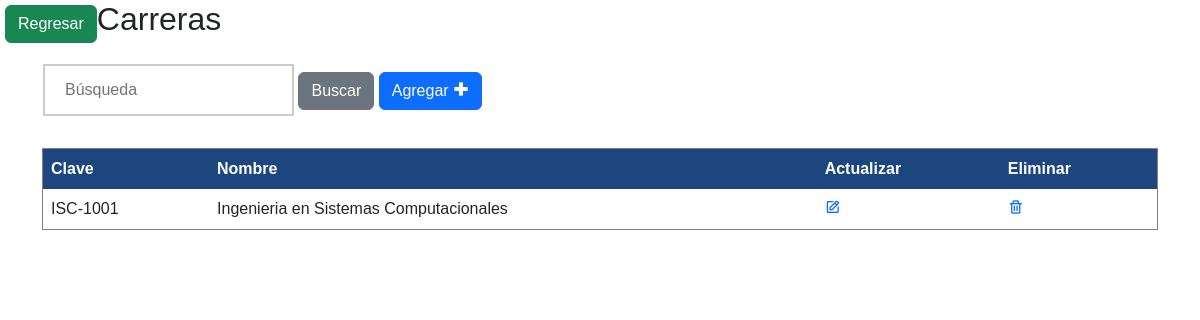
Page /tablaCarreras.php on the committed database.
### tables this page shows
CREATE TABLE IF NOT EXISTS `carreras` (
  `clave_carrera` varchar(10) NOT NULL,
  `nombre_carrera` text NOT NULL,
  PRIMARY KEY (`clave_carrera`)
);

### config.php (called while the page is built, shortened)
<?php
$basededatos = "baseaulas";
?>

### tablaCarreras.php (the view, shortened to what this page needs)
<?php
	if(isset($_POST['search']))
	{
		$valueToSearh = $_POST['valueToSearh'];
		$query = "SELECT * FROM carreras WHERE clave_carrera LIKE '%".$valueToSearh."%' OR nombre_carrera LIKE '%".$valueToSearh."%'";
		$result = filterRecord($query);
	}
	else
	{
		$query = "SELECT *FROM carreras";
		$result = filterRecord($query);
	}
	function filterRecord($query)
	{
		include("config.php");
		$filter_result = mysqli_query($mysqli, $query);
		return $filter_result;
	}
?>
<!DOCTYPE html>
<html lang="en">
<head>
    <link href='https://unpkg.com/boxicons@2.1.4/css/boxicons.min.css' rel='stylesheet'>
    <link href="https://cdn.jsdelivr.net/npm/bootstrap@5.2.3/dist/css/bootstrap.min.css" rel="stylesheet">
    <link href="../estilos/edificiosEstilos.css" rel="stylesheet">
</head>
<body>
    <div class="regresa">
        <a href="../administrador.php" class="btn btn-success">Regresar</a>
    </div>
    <div class="container">
    <h2>Carreras</h2>
        <form action="" method="POST">
            <input type="search" name="valueToSearh" placeholder="Búsqueda">
            <button type="submit" class="btn btn-secondary" name="search">Buscar</button>
            <a href="../carreras/add.php" class="btn btn-primary" role="button">Agregar <i class='bx bx-plus-medical'></i></a>
        </form>
        <br/>
        <?php
        echo "<table border='1'>
        <tr>
        <th>Clave</th>
        <th>Nombre</th>
        <th>Actualizar</th>
        <th>Eliminar</th>
        </tr>";
        while ($row = mysqli_fetch_array($result)) {
            echo "<tr>";
            echo "<td>" . $row['clave_carrera'] . "</td>";
            echo "<td>" . $row['nombre_carrera'] . "</td>";
            echo "<td><a href='update.php?id=" . $row['clave_carrera'] ."'> <i class='bx bx-edit'> </i></a></td>";
            echo "<td><a href='delete.php?id=" . $row['clave_carrera']."'> <i class='bx bx-trash'> </i> </a></td>";
            echo "</tr>";
        }
        echo "</table>";
        ?>
</body>
</html>

### edificiosEstilos.css (style rules this page uses)
body { font-family: Verdana,sans-serif; margin:0 }
form { border: none; padding-top: 10px; padding-left: 1px; padding-right: 1px; }
input[type=search] { width: auto; padding: 12px 20px; margin: 8px 0; display: inline-block; border: 2px solid #ccc; box-sizing: border-box; }
button { background-color: #1C467D; color: white; padding: 14px 20px; margin: 8px 0; border: none; cursor: pointer; width: auto; }
table { border-collapse: collapse; width: 100%; }
th, td { text-align: left; padding: 8px; }
th { background-color: #1C467D; color: white; }

### tablaCarreras.php (style rules this page uses)
.regresa { float: left; margin-top: 5px; margin-left: 5px; }

### rows in the picture
carreras: clave_carrera "ISC-1001", nombre_carrera "Ingenieria en Sistemas Computacionales"
